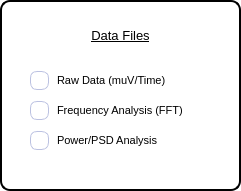
  <widget class="QGroupBox" name="groupBox">
   <property name="geometry">
    <rect>
     <x>1010</x>
     <y>60</y>
     <width>241</width>
     <height>191</height>
    </rect>
   </property>
   <property name="sizePolicy">
    <sizepolicy hsizetype="Expanding" vsizetype="Expanding">
     <horstretch>0</horstretch>
     <verstretch>0</verstretch>
    </sizepolicy>
   </property>
   <property name="minimumSize">
    <size>
     <width>229</width>
     <height>149</height>
    </size>
   </property>
   <property name="styleSheet">
    <string notr="true">QGroupBox {
    border: 2px solid black; /* Black outline */
    border-radius: 10px; /* Rounded corners */
    background-color: white; /* No background */
    padding: 0px; /* No extra padding */
}</string>
   </property>
   <property name="title">
    <string/>
   </property>
   <widget class="QCheckBox" name="PSDData">
    <property name="geometry">
     <rect>
      <x>30</x>
      <y>130</y>
      <width>141</width>
      <height>20</height>
     </rect>
    </property>
    <property name="styleSheet">
     <string notr="true">/* General checkbox styling */
QCheckBox {
    font-family: &quot;Montserrat SemiBold&quot;, sans-serif;
    font-size: 11px;
    color: black;
    spacing: 8px; /* Space between switch and label */
}

/* Default (Unchecked) Checkbox */
QCheckBox::indicator {
    width: 17px;
    height: 17px;
    border: 1px solid #BBC1E1; /* Default border */
    border-radius: 7px;
    background: white;
    transition: background 0.3s, border-color 0.3s, box-shadow 0.2s;
}

QCheckBox::indicator:pressed {
    background-color: #275EFE;
    height:13px;
	width:13px;
	padding-left: 2px;
	padding-right: 2px;
	
    }

/* Hover effect */
QCheckBox::indicator:hover {
    border: 1px solid #275EFE; /* Hover border color */
}

/* Checked state */
QCheckBox::indicator:checked {
    background: #0047B2;
    border: 1px solid #0047B2;
    image: url(&quot;resources/checkmark.png&quot;); /* Relative path */
}


/* Disabled state */
QCheckBox:disabled {
    color: #A0A0A0;
}

/* Disabled checkbox */
QCheckBox::indicator:disabled {
    background: #F6F8FF;
    border: 1px solid #E1E6F9;
}


QCheckBox::indicator:disabled:checked {
    background: #E1E6F9;
}
</string>
    </property>
    <property name="text">
     <string>Power/PSD Analysis</string>
    </property>
   </widget>
   <widget class="QCheckBox" name="FFTData">
    <property name="geometry">
     <rect>
      <x>30</x>
      <y>100</y>
      <width>171</width>
      <height>20</height>
     </rect>
    </property>
    <property name="styleSheet">
     <string notr="true">/* General checkbox styling */
QCheckBox {
    font-family: &quot;Montserrat SemiBold&quot;, sans-serif;
    font-size: 11px;
    color: black;
    spacing: 8px; /* Space between switch and label */
}

/* Default (Unchecked) Checkbox */
QCheckBox::indicator {
    width: 17px;
    height: 17px;
    border: 1px solid #BBC1E1; /* Default border */
    border-radius: 7px;
    background: white;
    transition: background 0.3s, border-color 0.3s, box-shadow 0.2s;
}

QCheckBox::indicator:pressed {
    background-color: #275EFE;
    height:13px;
	width:13px;
	padding-left: 2px;
	padding-right: 2px;
	
    }

/* Hover effect */
QCheckBox::indicator:hover {
    border: 1px solid #275EFE; /* Hover border color */
}

/* Checked state */
QCheckBox::indicator:checked {
    background: #0047B2;
    border: 1px solid #0047B2;
    image: url(&quot;resources/checkmark.png&quot;); /* Relative path */
}


/* Disabled state */
QCheckBox:disabled {
    color: #A0A0A0;
}

/* Disabled checkbox */
QCheckBox::indicator:disabled {
    background: #F6F8FF;
    border: 1px solid #E1E6F9;
}


QCheckBox::indicator:disabled:checked {
    background: #E1E6F9;
}
</string>
    </property>
    <property name="text">
     <string>Frequency Analysis (FFT)</string>
    </property>
   </widget>
   <widget class="QCheckBox" name="RawData">
    <property name="geometry">
     <rect>
      <x>30</x>
      <y>70</y>
      <width>161</width>
      <height>20</height>
     </rect>
    </property>
    <property name="styleSheet">
     <string notr="true">/* General checkbox styling */
QCheckBox {
    font-family: &quot;Montserrat SemiBold&quot;, sans-serif;
    font-size: 11px;
    color: black;
    spacing: 8px; /* Space between switch and label */
}

/* Default (Unchecked) Checkbox */
QCheckBox::indicator {
    width: 17px;
    height: 17px;
    border: 1px solid #BBC1E1; /* Default border */
    border-radius: 7px;
    background: white;
    transition: background 0.3s, border-color 0.3s, box-shadow 0.2s;
}

/* Hover effect */
QCheckBox::indicator:hover {
    border: 1px solid #275EFE; /* Hover border color */
}


QCheckBox::indicator:pressed {
    background-color: #275EFE;
    height:13px;
	width:13px;
	padding-left: 2px;
padding-right: 2px;
	
    }

/* Checked state */
QCheckBox::indicator:checked {
    background: #0047B2;
    border: 1px solid #0047B2;
    image: url(&quot;resources/checkmark.png&quot;); /* Relative path */
}


/* Disabled state */
QCheckBox:disabled {
    color: #A0A0A0;
}

/* Disabled checkbox */
QCheckBox::indicator:disabled {
    background: #F6F8FF;
    border: 1px solid #E1E6F9;
}


QCheckBox::indicator:disabled:checked {
    background: #E1E6F9;
}
</string>
    </property>
    <property name="text">
     <string>Raw Data (muV/Time)</string>
    </property>
   </widget>
   <widget class="QLabel" name="label">
    <property name="geometry">
     <rect>
      <x>50</x>
      <y>20</y>
      <width>141</width>
      <height>31</height>
     </rect>
    </property>
    <property name="styleSheet">
     <string notr="true">QLabel {
    font-family: &quot;Montserrat ExtraBold&quot;, sans-serif; /* Use Montserrat ExtraBold */
    font-size: 14px; /* Adjust size as needed */
    color: black; /* Text color */
    text-decoration: underline; /* Underline text */
}
</string>
    </property>
    <property name="text">
     <string>&lt;html&gt;&lt;head/&gt;&lt;body&gt;&lt;p align=&quot;center&quot;&gt;&lt;span style=&quot; font-size:10pt;&quot;&gt;Data Files&lt;/span&gt;&lt;/p&gt;&lt;/body&gt;&lt;/html&gt;</string>
    </property>
   </widget>
  </widget>
